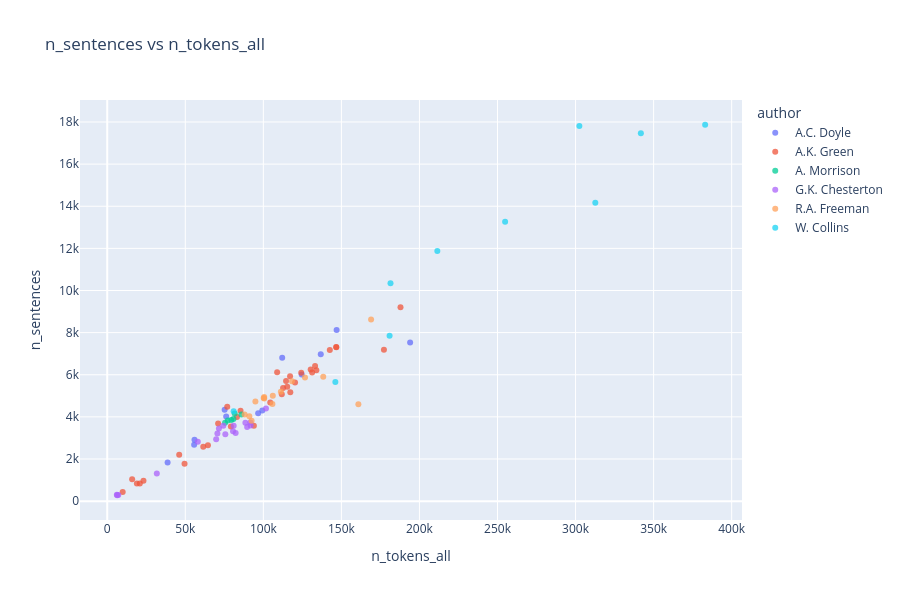
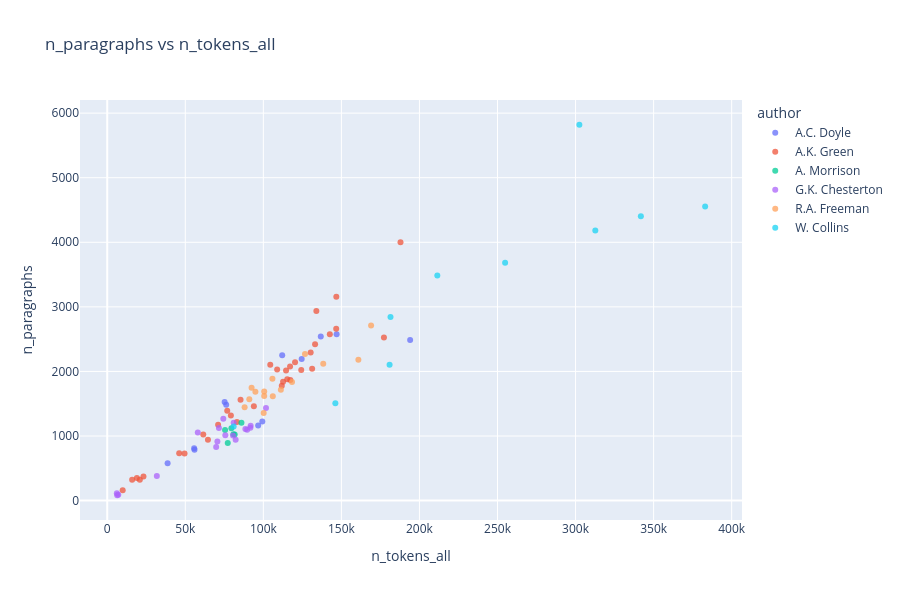
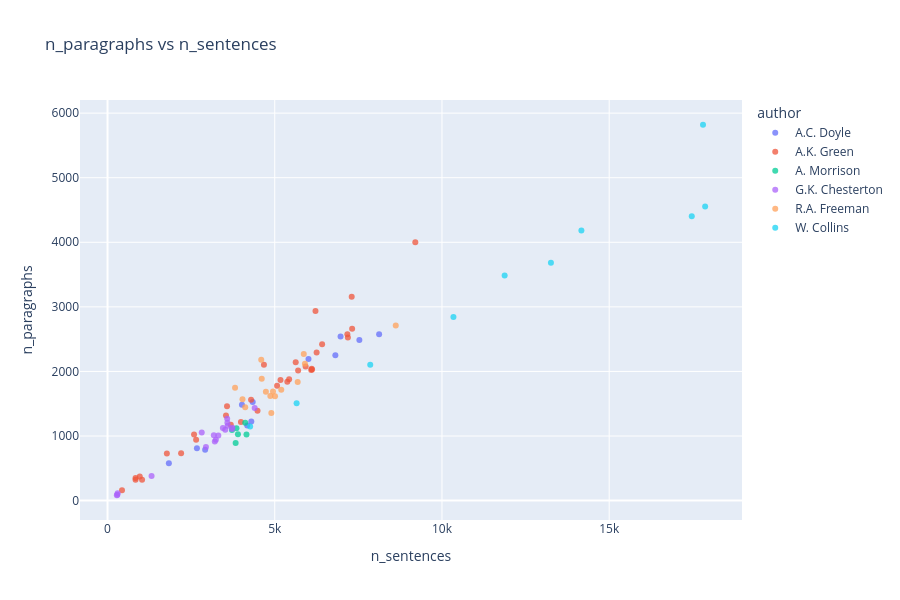
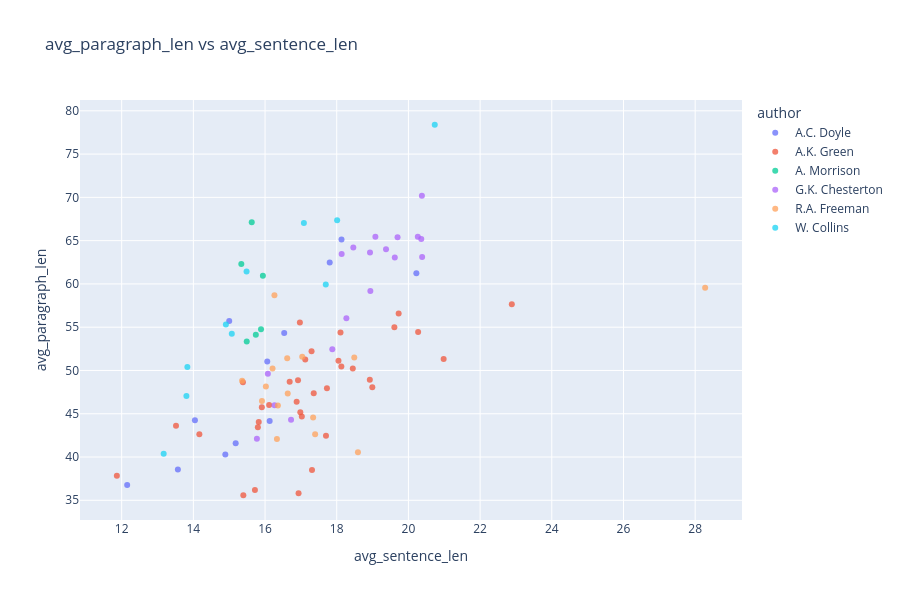

Notebook source saved alongside these figures, in order:
### Code cell
plot_scatter_list_plotly(
    data=df_corpus,
    scatter_pairs=scatter_pairs,
    hue="author",
    work_col="title",
)

### Figure 1 — Plotly figure (JSON) as saved in the notebook; plotly's stock layout.template omitted (floating-point values rounded to 4 significant figures)
{"data": [{"customdata": [["A.C. Doyle"], ["A.C. Doyle"], ["A.C. Doyle"], ["A.C. Doyle"], ["A.C. Doyle"], ["A.C. Doyle"], ["A.C. Doyle"], ["A.C. Doyle"], ["A.C. Doyle"], ["A.C. Doyle"], ["A.C. Doyle"], ["A.C. Doyle"]], "hovertemplate": "<b>%{hovertext}</b><br><br>author=%{customdata[0]}<br>n_tokens_all=%{x}<br>n_sentences=%{y}<extra></extra>", "hovertext": ["A Study in Scarlet", "Tales of Terror and Mystery", "The Adventures of Sherlock Holmes", "The case-book of Sherlock Holmes", "The Hound of the Baskervilles", "The Lost World", "The Memoirs of Sherlock Holmes", "The Poison Belt", "The Return of Sherlock Holmes", "The Sign of the Four", "The Valley of Fear", "The White Company"], "legendgroup": "A.C. Doyle", "marker": {"color": "#636efa", "opacity": 0.75, "symbol": "circle"}, "mode": "markers", "name": "A.C. Doyle", "orientation": "v", "showlegend": true, "type": "scatter", "x": [55675, 96679, 136785, 112079, 76206, 99337, 124549, 38663, 146929, 55891, 75208, 194038], "xaxis": "x", "y": [2673, 4177, 6968, 6812, 4019, 4299, 6009, 1834, 8121, 2919, 4341, 7530], "yaxis": "y"}, {"customdata": [["A.K. Green"], ["A.K. Green"], ["A.K. Green"], ["A.K. Green"], ["A.K. Green"], ["A.K. Green"], ["A.K. Green"], ["A.K. Green"], ["A.K. Green"], ["A.K. Green"], ["A.K. Green"], ["A.K. Green"], ["A.K. Green"], ["A.K. Green"], ["A.K. Green"], ["A.K. Green"], ["A.K. Green"], ["A.K. Green"], ["A.K. Green"], ["A.K. Green"], ["A.K. Green"], ["A.K. Green"], ["A.K. Green"], ["A.K. Green"], ["A.K. Green"], ["A.K. Green"], ["A.K. Green"], ["A.K. Green"], ["A.K. Green"], ["A.K. Green"], ["A.K. Green"], ["A.K. Green"], ["A.K. Green"], ["A.K. Green"]], "hovertemplate": "<b>%{hovertext}</b><br><br>author=%{customdata[0]}<br>n_tokens_all=%{x}<br>n_sentences=%{y}<extra></extra>", "hovertext": ["7 to 12: A Detective Story", "A Difficult Problem", "A Matter of Millions", "A Strange Disappearance", "Agatha Webb", "Behind Closed Doors", "Cynthia Wakeham's Money", "Dark Hollow", "Doctor Izard", "Hand and Ring", "Initials Only", "Lost Man's Lane", "Masterpieces of Mystery", "One of My Sons", "Room Number 3, and Other Detective Stories", "That Affair Next Door", "The Chief Legatee", "The Circular Study", "The Doctor, his Wife, and the Clock", "The Filigree Ball", "The Forsaken Inn", "The Golden Slipper and Other Problems for Violet Strange", "The House of the Whispering Pines", "The Leavenworth Case", "The Mill Mystery", "The Millionaire Baby", "The Mystery of the Hasty Arrow", "The Old Stone House and Other Stories", "The Step on the Stair ", "The Sword of Damocles", "The Woman in the Alcove", "Three Thousand Dollars", "To the Minute", "X Y Z: A Detective Story"], "legendgroup": "A.K. Green", "marker": {"color": "#EF553B", "opacity": 0.75, "symbol": "circle"}, "mode": "markers", "name": "A.K. Green", "orientation": "v", "showlegend": true, "type": "scatter", "x": [18984, 9897, 130318, 64513, 112636, 146667, 104432, 114547, 61513, 187862, 108845, 117276, 124275, 120301, 131264, 133957, 76862, 71025, 20881, 111815, 79191, 115295, 142584, 146744, 93929, 85393, 117112, 49515, 133138, 177251, 83087, 15957, 46093, 23210], "xaxis": "x", "y": [838, 433, 6252, 2649, 5376, 7314, 4677, 5699, 2587, 9203, 6116, 5172, 6091, 5627, 6103, 6218, 4485, 3686, 838, 5070, 3542, 5430, 7171, 7301, 3573, 4292, 5923, 1774, 6416, 7186, 3989, 1033, 2200, 964], "yaxis": "y"}, {"customdata": [["A. Morrison"], ["A. Morrison"], ["A. Morrison"], ["A. Morrison"], ["A. Morrison"], ["A. Morrison"]], "hovertemplate": "<b>%{hovertext}</b><br><br>author=%{customdata[0]}<br>n_tokens_all=%{x}<br>n_sentences=%{y}<extra></extra>", "hovertext": ["Adventures of Martin Hewit", "Chronicles of Martin Hewitt", "Martin Hewitt, Investigator", "The Dorrington Deed-Box", "The Red Triangle", "The Hole in the Wall"], "legendgroup": "A. Morrison", "marker": {"color": "#00cc96", "opacity": 0.75, "symbol": "circle"}, "mode": "markers", "name": "A. Morrison", "orientation": "v", "showlegend": true, "type": "scatter", "x": [81636, 79525, 75473, 77200, 80824, 85969], "xaxis": "x", "y": [4155, 3855, 3721, 3831, 3900, 4118], "yaxis": "y"}, {"customdata": [["G.K. Chesterton"], ["G.K. Chesterton"], ["G.K. Chesterton"], ["G.K. Chesterton"], ["G.K. Chesterton"], ["G.K. Chesterton"], ["G.K. Chesterton"], ["G.K. Chesterton"], ["G.K. Chesterton"], ["G.K. Chesterton"], ["G.K. Chesterton"], ["G.K. Chesterton"], ["G.K. Chesterton"], ["G.K. Chesterton"], ["G.K. Chesterton"], ["G.K. Chesterton"], ["G.K. Chesterton"], ["G.K. Chesterton"]], "hovertemplate": "<b>%{hovertext}</b><br><br>author=%{customdata[0]}<br>n_tokens_all=%{x}<br>n_sentences=%{y}<extra></extra>", "hovertext": ["Four Faultless Felons", "Manalive", "The Club of Queer Trades", "The Donnington Affair", "The Incredulity of Father Brown", "The innocence of Father Brown", "The Man Who Knew Too Much", "The Man Who Was Thursday: A Nightmare", "The Mask of Midas", "The Napoleon of Notting Hill", "The Paradoxes of Mr Pond", "The Poet and The Lunatics", "The Return of Don Quixote", "The Scandal of Father Brown", "The Secret of Father Brown", "The Trees of Pride", "The White Pillars Murder", "The Wisdom of Father Brown"], "legendgroup": "G.K. Chesterton", "marker": {"color": "#ab63fa", "opacity": 0.75, "symbol": "circle"}, "mode": "markers", "name": "G.K. Chesterton", "orientation": "v", "showlegend": true, "type": "scatter", "x": [88506, 70567, 58003, 6156, 89620, 101688, 75653, 74362, 7065, 71544, 69778, 82251, 91698, 80580, 80990, 31767, 6388, 91854], "xaxis": "x", "y": [3722, 3208, 2817, 302, 3520, 4400, 3178, 3578, 294, 3450, 2943, 3239, 3735, 3313, 3584, 1317, 279, 3595], "yaxis": "y"}, {"customdata": [["R.A. Freeman"], ["R.A. Freeman"], ["R.A. Freeman"], ["R.A. Freeman"], ["R.A. Freeman"], ["R.A. Freeman"], ["R.A. Freeman"], ["R.A. Freeman"], ["R.A. Freeman"], ["R.A. Freeman"], ["R.A. Freeman"], ["R.A. Freeman"], ["R.A. Freeman"], ["R.A. Freeman"], ["R.A. Freeman"]], "hovertemplate": "<b>%{hovertext}</b><br><br>author=%{customdata[0]}<br>n_tokens_all=%{x}<br>n_sentences=%{y}<extra></extra>", "hovertext": ["A silent witness", "As a thief in the night", "Dr. Thorndyke's Casebook", "Helen Vardon's confession", "John Thorndyke's Cases", "The D'Arblay Mystery", "The Exploits of Danby Croker", "The Eye of Osiris", "The golden pool", "The Magic Casket", "The Mystery of 31 New Inn", "The mystery of Angelina Frood", "The Red Thumb Mark", "The shadow of the Wolf", "The singing bone"], "legendgroup": "R.A. Freeman", "marker": {"color": "#FFA15A", "opacity": 0.75, "symbol": "circle"}, "mode": "markers", "name": "R.A. Freeman", "orientation": "v", "showlegend": true, "type": "scatter", "x": [138367, 111220, 88003, 169017, 105805, 106051, 94911, 126680, 160876, 100542, 100554, 118354, 92471, 100205, 91018], "xaxis": "x", "y": [5902, 5195, 4117, 8618, 4611, 5008, 4735, 5868, 4596, 4868, 4948, 5686, 3813, 4898, 4035], "yaxis": "y"}, {"customdata": [["W. Collins"], ["W. Collins"], ["W. Collins"], ["W. Collins"], ["W. Collins"], ["W. Collins"], ["W. Collins"], ["W. Collins"], ["W. Collins"], ["W. Collins"]], "hovertemplate": "<b>%{hovertext}</b><br><br>author=%{customdata[0]}<br>n_tokens_all=%{x}<br>n_sentences=%{y}<extra></extra>", "hovertext": ["Armadale", "Basil", "Man and Wife", "No Name", "Poor Miss Finch", "The Dead Secret", "The Haunted Hotel", "The Law and the Lady", "The Moonstone", "The Woman in White"], "legendgroup": "W. Collins", "marker": {"color": "#19d3f3", "opacity": 0.75, "symbol": "circle"}, "mode": "markers", "name": "W. Collins", "orientation": "v", "showlegend": true, "type": "scatter", "x": [383016, 146127, 302443, 341835, 211453, 180872, 80982, 181453, 254870, 312655], "xaxis": "x", "y": [17869, 5654, 17805, 17469, 11874, 7855, 4264, 10343, 13258, 14169], "yaxis": "y"}], "layout": {"height": 600, "legend": {"title": {"text": "author"}, "tracegroupgap": 0}, "title": {"text": "n_sentences vs n_tokens_all"}, "width": 900, "xaxis": {"anchor": "y", "domain": [0, 1], "title": {"text": "n_tokens_all"}}, "yaxis": {"anchor": "x", "domain": [0, 1], "title": {"text": "n_sentences"}}}}

### Figure 2 — Plotly figure (JSON) as saved in the notebook; plotly's stock layout.template omitted (floating-point values rounded to 4 significant figures)
{"data": [{"customdata": [["A.C. Doyle"], ["A.C. Doyle"], ["A.C. Doyle"], ["A.C. Doyle"], ["A.C. Doyle"], ["A.C. Doyle"], ["A.C. Doyle"], ["A.C. Doyle"], ["A.C. Doyle"], ["A.C. Doyle"], ["A.C. Doyle"], ["A.C. Doyle"]], "hovertemplate": "<b>%{hovertext}</b><br><br>author=%{customdata[0]}<br>n_tokens_all=%{x}<br>n_paragraphs=%{y}<extra></extra>", "hovertext": ["A Study in Scarlet", "Tales of Terror and Mystery", "The Adventures of Sherlock Holmes", "The case-book of Sherlock Holmes", "The Hound of the Baskervilles", "The Lost World", "The Memoirs of Sherlock Holmes", "The Poison Belt", "The Return of Sherlock Holmes", "The Sign of the Four", "The Valley of Fear", "The White Company"], "legendgroup": "A.C. Doyle", "marker": {"color": "#636efa", "opacity": 0.75, "symbol": "circle"}, "mode": "markers", "name": "A.C. Doyle", "orientation": "v", "showlegend": true, "type": "scatter", "x": [55675, 96679, 136785, 112079, 76206, 99337, 124549, 38663, 146929, 55891, 75208, 194038], "xaxis": "x", "y": [810, 1163, 2543, 2250, 1485, 1225, 2193, 577, 2575, 786, 1527, 2487], "yaxis": "y"}, {"customdata": [["A.K. Green"], ["A.K. Green"], ["A.K. Green"], ["A.K. Green"], ["A.K. Green"], ["A.K. Green"], ["A.K. Green"], ["A.K. Green"], ["A.K. Green"], ["A.K. Green"], ["A.K. Green"], ["A.K. Green"], ["A.K. Green"], ["A.K. Green"], ["A.K. Green"], ["A.K. Green"], ["A.K. Green"], ["A.K. Green"], ["A.K. Green"], ["A.K. Green"], ["A.K. Green"], ["A.K. Green"], ["A.K. Green"], ["A.K. Green"], ["A.K. Green"], ["A.K. Green"], ["A.K. Green"], ["A.K. Green"], ["A.K. Green"], ["A.K. Green"], ["A.K. Green"], ["A.K. Green"], ["A.K. Green"], ["A.K. Green"]], "hovertemplate": "<b>%{hovertext}</b><br><br>author=%{customdata[0]}<br>n_tokens_all=%{x}<br>n_paragraphs=%{y}<extra></extra>", "hovertext": ["7 to 12: A Detective Story", "A Difficult Problem", "A Matter of Millions", "A Strange Disappearance", "Agatha Webb", "Behind Closed Doors", "Cynthia Wakeham's Money", "Dark Hollow", "Doctor Izard", "Hand and Ring", "Initials Only", "Lost Man's Lane", "Masterpieces of Mystery", "One of My Sons", "Room Number 3, and Other Detective Stories", "That Affair Next Door", "The Chief Legatee", "The Circular Study", "The Doctor, his Wife, and the Clock", "The Filigree Ball", "The Forsaken Inn", "The Golden Slipper and Other Problems for Violet Strange", "The House of the Whispering Pines", "The Leavenworth Case", "The Mill Mystery", "The Millionaire Baby", "The Mystery of the Hasty Arrow", "The Old Stone House and Other Stories", "The Step on the Stair ", "The Sword of Damocles", "The Woman in the Alcove", "Three Thousand Dollars", "To the Minute", "X Y Z: A Detective Story"], "legendgroup": "A.K. Green", "marker": {"color": "#EF553B", "opacity": 0.75, "symbol": "circle"}, "mode": "markers", "name": "A.K. Green", "orientation": "v", "showlegend": true, "type": "scatter", "x": [18984, 9897, 130318, 64513, 112636, 146667, 104432, 114547, 61513, 187862, 108845, 117276, 124275, 120301, 131264, 133957, 76862, 71025, 20881, 111815, 79191, 115295, 142584, 146744, 93929, 85393, 117112, 49515, 133138, 177251, 83087, 15957, 46093, 23210], "xaxis": "x", "y": [350, 159, 2295, 944, 1840, 2663, 2103, 2013, 1022, 4000, 2032, 1868, 2023, 2144, 2041, 2936, 1390, 1175, 324, 1780, 1318, 1880, 2577, 3155, 1461, 1562, 2077, 730, 2420, 2527, 1219, 324, 732, 374], "yaxis": "y"}, {"customdata": [["A. Morrison"], ["A. Morrison"], ["A. Morrison"], ["A. Morrison"], ["A. Morrison"], ["A. Morrison"]], "hovertemplate": "<b>%{hovertext}</b><br><br>author=%{customdata[0]}<br>n_tokens_all=%{x}<br>n_paragraphs=%{y}<extra></extra>", "hovertext": ["Adventures of Martin Hewit", "Chronicles of Martin Hewitt", "Martin Hewitt, Investigator", "The Dorrington Deed-Box", "The Red Triangle", "The Hole in the Wall"], "legendgroup": "A. Morrison", "marker": {"color": "#00cc96", "opacity": 0.75, "symbol": "circle"}, "mode": "markers", "name": "A. Morrison", "orientation": "v", "showlegend": true, "type": "scatter", "x": [81636, 79525, 75473, 77200, 80824, 85969], "xaxis": "x", "y": [1023, 1119, 1093, 893, 1026, 1205], "yaxis": "y"}, {"customdata": [["G.K. Chesterton"], ["G.K. Chesterton"], ["G.K. Chesterton"], ["G.K. Chesterton"], ["G.K. Chesterton"], ["G.K. Chesterton"], ["G.K. Chesterton"], ["G.K. Chesterton"], ["G.K. Chesterton"], ["G.K. Chesterton"], ["G.K. Chesterton"], ["G.K. Chesterton"], ["G.K. Chesterton"], ["G.K. Chesterton"], ["G.K. Chesterton"], ["G.K. Chesterton"], ["G.K. Chesterton"], ["G.K. Chesterton"]], "hovertemplate": "<b>%{hovertext}</b><br><br>author=%{customdata[0]}<br>n_tokens_all=%{x}<br>n_paragraphs=%{y}<extra></extra>", "hovertext": ["Four Faultless Felons", "Manalive", "The Club of Queer Trades", "The Donnington Affair", "The Incredulity of Father Brown", "The innocence of Father Brown", "The Man Who Knew Too Much", "The Man Who Was Thursday: A Nightmare", "The Mask of Midas", "The Napoleon of Notting Hill", "The Paradoxes of Mr Pond", "The Poet and The Lunatics", "The Return of Don Quixote", "The Scandal of Father Brown", "The Secret of Father Brown", "The Trees of Pride", "The White Pillars Murder", "The Wisdom of Father Brown"], "legendgroup": "G.K. Chesterton", "marker": {"color": "#ab63fa", "opacity": 0.75, "symbol": "circle"}, "mode": "markers", "name": "G.K. Chesterton", "orientation": "v", "showlegend": true, "type": "scatter", "x": [88506, 70567, 58003, 6156, 89620, 101688, 75653, 74362, 7065, 71544, 69778, 82251, 91698, 80580, 80990, 31767, 6388, 91854], "xaxis": "x", "y": [1107, 917, 1054, 114, 1099, 1435, 1014, 1266, 91, 1125, 830, 941, 1128, 1009, 1207, 383, 83, 1161], "yaxis": "y"}, {"customdata": [["R.A. Freeman"], ["R.A. Freeman"], ["R.A. Freeman"], ["R.A. Freeman"], ["R.A. Freeman"], ["R.A. Freeman"], ["R.A. Freeman"], ["R.A. Freeman"], ["R.A. Freeman"], ["R.A. Freeman"], ["R.A. Freeman"], ["R.A. Freeman"], ["R.A. Freeman"], ["R.A. Freeman"], ["R.A. Freeman"]], "hovertemplate": "<b>%{hovertext}</b><br><br>author=%{customdata[0]}<br>n_tokens_all=%{x}<br>n_paragraphs=%{y}<extra></extra>", "hovertext": ["A silent witness", "As a thief in the night", "Dr. Thorndyke's Casebook", "Helen Vardon's confession", "John Thorndyke's Cases", "The D'Arblay Mystery", "The Exploits of Danby Croker", "The Eye of Osiris", "The golden pool", "The Magic Casket", "The Mystery of 31 New Inn", "The mystery of Angelina Frood", "The Red Thumb Mark", "The shadow of the Wolf", "The singing bone"], "legendgroup": "R.A. Freeman", "marker": {"color": "#FFA15A", "opacity": 0.75, "symbol": "circle"}, "mode": "markers", "name": "R.A. Freeman", "orientation": "v", "showlegend": true, "type": "scatter", "x": [138367, 111220, 88003, 169017, 105805, 106051, 94911, 126680, 160876, 100542, 100554, 118354, 92471, 100205, 91018], "xaxis": "x", "y": [2119, 1716, 1445, 2710, 1886, 1617, 1687, 2269, 2182, 1620, 1688, 1835, 1748, 1357, 1570], "yaxis": "y"}, {"customdata": [["W. Collins"], ["W. Collins"], ["W. Collins"], ["W. Collins"], ["W. Collins"], ["W. Collins"], ["W. Collins"], ["W. Collins"], ["W. Collins"], ["W. Collins"]], "hovertemplate": "<b>%{hovertext}</b><br><br>author=%{customdata[0]}<br>n_tokens_all=%{x}<br>n_paragraphs=%{y}<extra></extra>", "hovertext": ["Armadale", "Basil", "Man and Wife", "No Name", "Poor Miss Finch", "The Dead Secret", "The Haunted Hotel", "The Law and the Lady", "The Moonstone", "The Woman in White"], "legendgroup": "W. Collins", "marker": {"color": "#19d3f3", "opacity": 0.75, "symbol": "circle"}, "mode": "markers", "name": "W. Collins", "orientation": "v", "showlegend": true, "type": "scatter", "x": [383016, 146127, 302443, 341835, 211453, 180872, 80982, 181453, 254870, 312655], "xaxis": "x", "y": [4554, 1508, 5820, 4402, 3484, 2103, 1149, 2844, 3682, 4184], "yaxis": "y"}], "layout": {"height": 600, "legend": {"title": {"text": "author"}, "tracegroupgap": 0}, "title": {"text": "n_paragraphs vs n_tokens_all"}, "width": 900, "xaxis": {"anchor": "y", "domain": [0, 1], "title": {"text": "n_tokens_all"}}, "yaxis": {"anchor": "x", "domain": [0, 1], "title": {"text": "n_paragraphs"}}}}

### Figure 3 — Plotly figure (JSON) as saved in the notebook; plotly's stock layout.template omitted (floating-point values rounded to 4 significant figures)
{"data": [{"customdata": [["A.C. Doyle"], ["A.C. Doyle"], ["A.C. Doyle"], ["A.C. Doyle"], ["A.C. Doyle"], ["A.C. Doyle"], ["A.C. Doyle"], ["A.C. Doyle"], ["A.C. Doyle"], ["A.C. Doyle"], ["A.C. Doyle"], ["A.C. Doyle"]], "hovertemplate": "<b>%{hovertext}</b><br><br>author=%{customdata[0]}<br>n_sentences=%{x}<br>n_paragraphs=%{y}<extra></extra>", "hovertext": ["A Study in Scarlet", "Tales of Terror and Mystery", "The Adventures of Sherlock Holmes", "The case-book of Sherlock Holmes", "The Hound of the Baskervilles", "The Lost World", "The Memoirs of Sherlock Holmes", "The Poison Belt", "The Return of Sherlock Holmes", "The Sign of the Four", "The Valley of Fear", "The White Company"], "legendgroup": "A.C. Doyle", "marker": {"color": "#636efa", "opacity": 0.75, "symbol": "circle"}, "mode": "markers", "name": "A.C. Doyle", "orientation": "v", "showlegend": true, "type": "scatter", "x": [2673, 4177, 6968, 6812, 4019, 4299, 6009, 1834, 8121, 2919, 4341, 7530], "xaxis": "x", "y": [810, 1163, 2543, 2250, 1485, 1225, 2193, 577, 2575, 786, 1527, 2487], "yaxis": "y"}, {"customdata": [["A.K. Green"], ["A.K. Green"], ["A.K. Green"], ["A.K. Green"], ["A.K. Green"], ["A.K. Green"], ["A.K. Green"], ["A.K. Green"], ["A.K. Green"], ["A.K. Green"], ["A.K. Green"], ["A.K. Green"], ["A.K. Green"], ["A.K. Green"], ["A.K. Green"], ["A.K. Green"], ["A.K. Green"], ["A.K. Green"], ["A.K. Green"], ["A.K. Green"], ["A.K. Green"], ["A.K. Green"], ["A.K. Green"], ["A.K. Green"], ["A.K. Green"], ["A.K. Green"], ["A.K. Green"], ["A.K. Green"], ["A.K. Green"], ["A.K. Green"], ["A.K. Green"], ["A.K. Green"], ["A.K. Green"], ["A.K. Green"]], "hovertemplate": "<b>%{hovertext}</b><br><br>author=%{customdata[0]}<br>n_sentences=%{x}<br>n_paragraphs=%{y}<extra></extra>", "hovertext": ["7 to 12: A Detective Story", "A Difficult Problem", "A Matter of Millions", "A Strange Disappearance", "Agatha Webb", "Behind Closed Doors", "Cynthia Wakeham's Money", "Dark Hollow", "Doctor Izard", "Hand and Ring", "Initials Only", "Lost Man's Lane", "Masterpieces of Mystery", "One of My Sons", "Room Number 3, and Other Detective Stories", "That Affair Next Door", "The Chief Legatee", "The Circular Study", "The Doctor, his Wife, and the Clock", "The Filigree Ball", "The Forsaken Inn", "The Golden Slipper and Other Problems for Violet Strange", "The House of the Whispering Pines", "The Leavenworth Case", "The Mill Mystery", "The Millionaire Baby", "The Mystery of the Hasty Arrow", "The Old Stone House and Other Stories", "The Step on the Stair ", "The Sword of Damocles", "The Woman in the Alcove", "Three Thousand Dollars", "To the Minute", "X Y Z: A Detective Story"], "legendgroup": "A.K. Green", "marker": {"color": "#EF553B", "opacity": 0.75, "symbol": "circle"}, "mode": "markers", "name": "A.K. Green", "orientation": "v", "showlegend": true, "type": "scatter", "x": [838, 433, 6252, 2649, 5376, 7314, 4677, 5699, 2587, 9203, 6116, 5172, 6091, 5627, 6103, 6218, 4485, 3686, 838, 5070, 3542, 5430, 7171, 7301, 3573, 4292, 5923, 1774, 6416, 7186, 3989, 1033, 2200, 964], "xaxis": "x", "y": [350, 159, 2295, 944, 1840, 2663, 2103, 2013, 1022, 4000, 2032, 1868, 2023, 2144, 2041, 2936, 1390, 1175, 324, 1780, 1318, 1880, 2577, 3155, 1461, 1562, 2077, 730, 2420, 2527, 1219, 324, 732, 374], "yaxis": "y"}, {"customdata": [["A. Morrison"], ["A. Morrison"], ["A. Morrison"], ["A. Morrison"], ["A. Morrison"], ["A. Morrison"]], "hovertemplate": "<b>%{hovertext}</b><br><br>author=%{customdata[0]}<br>n_sentences=%{x}<br>n_paragraphs=%{y}<extra></extra>", "hovertext": ["Adventures of Martin Hewit", "Chronicles of Martin Hewitt", "Martin Hewitt, Investigator", "The Dorrington Deed-Box", "The Red Triangle", "The Hole in the Wall"], "legendgroup": "A. Morrison", "marker": {"color": "#00cc96", "opacity": 0.75, "symbol": "circle"}, "mode": "markers", "name": "A. Morrison", "orientation": "v", "showlegend": true, "type": "scatter", "x": [4155, 3855, 3721, 3831, 3900, 4118], "xaxis": "x", "y": [1023, 1119, 1093, 893, 1026, 1205], "yaxis": "y"}, {"customdata": [["G.K. Chesterton"], ["G.K. Chesterton"], ["G.K. Chesterton"], ["G.K. Chesterton"], ["G.K. Chesterton"], ["G.K. Chesterton"], ["G.K. Chesterton"], ["G.K. Chesterton"], ["G.K. Chesterton"], ["G.K. Chesterton"], ["G.K. Chesterton"], ["G.K. Chesterton"], ["G.K. Chesterton"], ["G.K. Chesterton"], ["G.K. Chesterton"], ["G.K. Chesterton"], ["G.K. Chesterton"], ["G.K. Chesterton"]], "hovertemplate": "<b>%{hovertext}</b><br><br>author=%{customdata[0]}<br>n_sentences=%{x}<br>n_paragraphs=%{y}<extra></extra>", "hovertext": ["Four Faultless Felons", "Manalive", "The Club of Queer Trades", "The Donnington Affair", "The Incredulity of Father Brown", "The innocence of Father Brown", "The Man Who Knew Too Much", "The Man Who Was Thursday: A Nightmare", "The Mask of Midas", "The Napoleon of Notting Hill", "The Paradoxes of Mr Pond", "The Poet and The Lunatics", "The Return of Don Quixote", "The Scandal of Father Brown", "The Secret of Father Brown", "The Trees of Pride", "The White Pillars Murder", "The Wisdom of Father Brown"], "legendgroup": "G.K. Chesterton", "marker": {"color": "#ab63fa", "opacity": 0.75, "symbol": "circle"}, "mode": "markers", "name": "G.K. Chesterton", "orientation": "v", "showlegend": true, "type": "scatter", "x": [3722, 3208, 2817, 302, 3520, 4400, 3178, 3578, 294, 3450, 2943, 3239, 3735, 3313, 3584, 1317, 279, 3595], "xaxis": "x", "y": [1107, 917, 1054, 114, 1099, 1435, 1014, 1266, 91, 1125, 830, 941, 1128, 1009, 1207, 383, 83, 1161], "yaxis": "y"}, {"customdata": [["R.A. Freeman"], ["R.A. Freeman"], ["R.A. Freeman"], ["R.A. Freeman"], ["R.A. Freeman"], ["R.A. Freeman"], ["R.A. Freeman"], ["R.A. Freeman"], ["R.A. Freeman"], ["R.A. Freeman"], ["R.A. Freeman"], ["R.A. Freeman"], ["R.A. Freeman"], ["R.A. Freeman"], ["R.A. Freeman"]], "hovertemplate": "<b>%{hovertext}</b><br><br>author=%{customdata[0]}<br>n_sentences=%{x}<br>n_paragraphs=%{y}<extra></extra>", "hovertext": ["A silent witness", "As a thief in the night", "Dr. Thorndyke's Casebook", "Helen Vardon's confession", "John Thorndyke's Cases", "The D'Arblay Mystery", "The Exploits of Danby Croker", "The Eye of Osiris", "The golden pool", "The Magic Casket", "The Mystery of 31 New Inn", "The mystery of Angelina Frood", "The Red Thumb Mark", "The shadow of the Wolf", "The singing bone"], "legendgroup": "R.A. Freeman", "marker": {"color": "#FFA15A", "opacity": 0.75, "symbol": "circle"}, "mode": "markers", "name": "R.A. Freeman", "orientation": "v", "showlegend": true, "type": "scatter", "x": [5902, 5195, 4117, 8618, 4611, 5008, 4735, 5868, 4596, 4868, 4948, 5686, 3813, 4898, 4035], "xaxis": "x", "y": [2119, 1716, 1445, 2710, 1886, 1617, 1687, 2269, 2182, 1620, 1688, 1835, 1748, 1357, 1570], "yaxis": "y"}, {"customdata": [["W. Collins"], ["W. Collins"], ["W. Collins"], ["W. Collins"], ["W. Collins"], ["W. Collins"], ["W. Collins"], ["W. Collins"], ["W. Collins"], ["W. Collins"]], "hovertemplate": "<b>%{hovertext}</b><br><br>author=%{customdata[0]}<br>n_sentences=%{x}<br>n_paragraphs=%{y}<extra></extra>", "hovertext": ["Armadale", "Basil", "Man and Wife", "No Name", "Poor Miss Finch", "The Dead Secret", "The Haunted Hotel", "The Law and the Lady", "The Moonstone", "The Woman in White"], "legendgroup": "W. Collins", "marker": {"color": "#19d3f3", "opacity": 0.75, "symbol": "circle"}, "mode": "markers", "name": "W. Collins", "orientation": "v", "showlegend": true, "type": "scatter", "x": [17869, 5654, 17805, 17469, 11874, 7855, 4264, 10343, 13258, 14169], "xaxis": "x", "y": [4554, 1508, 5820, 4402, 3484, 2103, 1149, 2844, 3682, 4184], "yaxis": "y"}], "layout": {"height": 600, "legend": {"title": {"text": "author"}, "tracegroupgap": 0}, "title": {"text": "n_paragraphs vs n_sentences"}, "width": 900, "xaxis": {"anchor": "y", "domain": [0, 1], "title": {"text": "n_sentences"}}, "yaxis": {"anchor": "x", "domain": [0, 1], "title": {"text": "n_paragraphs"}}}}

### Figure 4 — Plotly figure (JSON) as saved in the notebook; plotly's stock layout.template omitted (floating-point values rounded to 4 significant figures)
{"data": [{"customdata": [["A.C. Doyle"], ["A.C. Doyle"], ["A.C. Doyle"], ["A.C. Doyle"], ["A.C. Doyle"], ["A.C. Doyle"], ["A.C. Doyle"], ["A.C. Doyle"], ["A.C. Doyle"], ["A.C. Doyle"], ["A.C. Doyle"], ["A.C. Doyle"]], "hovertemplate": "<b>%{hovertext}</b><br><br>author=%{customdata[0]}<br>avg_sentence_len=%{x}<br>avg_paragraph_len=%{y}<extra></extra>", "hovertext": ["A Study in Scarlet", "Tales of Terror and Mystery", "The Adventures of Sherlock Holmes", "The case-book of Sherlock Holmes", "The Hound of the Baskervilles", "The Lost World", "The Memoirs of Sherlock Holmes", "The Poison Belt", "The Return of Sherlock Holmes", "The Sign of the Four", "The Valley of Fear", "The White Company"], "legendgroup": "A.C. Doyle", "marker": {"color": "#636efa", "opacity": 0.75, "symbol": "circle"}, "mode": "markers", "name": "A.C. Doyle", "orientation": "v", "showlegend": true, "type": "scatter", "x": [16.53, 18.13, 15.18, 12.15, 14.89, 17.8, 16.13, 16.06, 14.04, 15.0, 13.57, 20.22], "xaxis": "x", "y": [54.32, 65.13, 41.59, 36.76, 40.3, 62.48, 44.15, 51.02, 44.25, 55.71, 38.56, 61.23], "yaxis": "y"}, {"customdata": [["A.K. Green"], ["A.K. Green"], ["A.K. Green"], ["A.K. Green"], ["A.K. Green"], ["A.K. Green"], ["A.K. Green"], ["A.K. Green"], ["A.K. Green"], ["A.K. Green"], ["A.K. Green"], ["A.K. Green"], ["A.K. Green"], ["A.K. Green"], ["A.K. Green"], ["A.K. Green"], ["A.K. Green"], ["A.K. Green"], ["A.K. Green"], ["A.K. Green"], ["A.K. Green"], ["A.K. Green"], ["A.K. Green"], ["A.K. Green"], ["A.K. Green"], ["A.K. Green"], ["A.K. Green"], ["A.K. Green"], ["A.K. Green"], ["A.K. Green"], ["A.K. Green"], ["A.K. Green"], ["A.K. Green"], ["A.K. Green"]], "hovertemplate": "<b>%{hovertext}</b><br><br>author=%{customdata[0]}<br>avg_sentence_len=%{x}<br>avg_paragraph_len=%{y}<extra></extra>", "hovertext": ["7 to 12: A Detective Story", "A Difficult Problem", "A Matter of Millions", "A Strange Disappearance", "Agatha Webb", "Behind Closed Doors", "Cynthia Wakeham's Money", "Dark Hollow", "Doctor Izard", "Hand and Ring", "Initials Only", "Lost Man's Lane", "Masterpieces of Mystery", "One of My Sons", "Room Number 3, and Other Detective Stories", "That Affair Next Door", "The Chief Legatee", "The Circular Study", "The Doctor, his Wife, and the Clock", "The Filigree Ball", "The Forsaken Inn", "The Golden Slipper and Other Problems for Violet Strange", "The House of the Whispering Pines", "The Leavenworth Case", "The Mill Mystery", "The Millionaire Baby", "The Mystery of the Hasty Arrow", "The Old Stone House and Other Stories", "The Step on the Stair ", "The Sword of Damocles", "The Woman in the Alcove", "Three Thousand Dollars", "To the Minute", "X Y Z: A Detective Story"], "legendgroup": "A.K. Green", "marker": {"color": "#EF553B", "opacity": 0.75, "symbol": "circle"}, "mode": "markers", "name": "A.K. Green", "orientation": "v", "showlegend": true, "type": "scatter", "x": [17.7, 18.45, 17.36, 19.61, 16.69, 16.88, 17.31, 16.11, 18.99, 15.72, 14.17, 18.13, 17.3, 17.03, 17.12, 16.94, 13.52, 15.38, 20.27, 18.05, 17.73, 16.92, 15.82, 15.39, 20.98, 15.8, 15.91, 22.88, 16.98, 19.73, 16.97, 11.87, 18.11, 18.92], "xaxis": "x", "y": [42.45, 50.24, 47.37, 54.99, 48.69, 46.38, 38.49, 46.01, 48.08, 36.18, 42.64, 50.45, 52.22, 44.69, 51.26, 35.82, 43.61, 48.65, 54.43, 51.13, 47.95, 48.87, 44.04, 35.58, 51.34, 43.43, 45.75, 57.66, 45.17, 56.59, 55.54, 37.83, 54.39, 48.94], "yaxis": "y"}, {"customdata": [["A. Morrison"], ["A. Morrison"], ["A. Morrison"], ["A. Morrison"], ["A. Morrison"], ["A. Morrison"]], "hovertemplate": "<b>%{hovertext}</b><br><br>author=%{customdata[0]}<br>avg_sentence_len=%{x}<br>avg_paragraph_len=%{y}<extra></extra>", "hovertext": ["Adventures of Martin Hewit", "Chronicles of Martin Hewitt", "Martin Hewitt, Investigator", "The Dorrington Deed-Box", "The Red Triangle", "The Hole in the Wall"], "legendgroup": "A. Morrison", "marker": {"color": "#00cc96", "opacity": 0.75, "symbol": "circle"}, "mode": "markers", "name": "A. Morrison", "orientation": "v", "showlegend": true, "type": "scatter", "x": [15.34, 15.89, 15.49, 15.63, 15.94, 15.74], "xaxis": "x", "y": [62.3, 54.75, 53.34, 67.13, 60.94, 54.14], "yaxis": "y"}, {"customdata": [["G.K. Chesterton"], ["G.K. Chesterton"], ["G.K. Chesterton"], ["G.K. Chesterton"], ["G.K. Chesterton"], ["G.K. Chesterton"], ["G.K. Chesterton"], ["G.K. Chesterton"], ["G.K. Chesterton"], ["G.K. Chesterton"], ["G.K. Chesterton"], ["G.K. Chesterton"], ["G.K. Chesterton"], ["G.K. Chesterton"], ["G.K. Chesterton"], ["G.K. Chesterton"], ["G.K. Chesterton"], ["G.K. Chesterton"]], "hovertemplate": "<b>%{hovertext}</b><br><br>author=%{customdata[0]}<br>avg_sentence_len=%{x}<br>avg_paragraph_len=%{y}<extra></extra>", "hovertext": ["Four Faultless Felons", "Manalive", "The Club of Queer Trades", "The Donnington Affair", "The Incredulity of Father Brown", "The innocence of Father Brown", "The Man Who Knew Too Much", "The Man Who Was Thursday: A Nightmare", "The Mask of Midas", "The Napoleon of Notting Hill", "The Paradoxes of Mr Pond", "The Poet and The Lunatics", "The Return of Don Quixote", "The Scandal of Father Brown", "The Secret of Father Brown", "The Trees of Pride", "The White Pillars Murder", "The Wisdom of Father Brown"], "legendgroup": "G.K. Chesterton", "marker": {"color": "#ab63fa", "opacity": 0.75, "symbol": "circle"}, "mode": "markers", "name": "G.K. Chesterton", "orientation": "v", "showlegend": true, "type": "scatter", "x": [19.38, 18.14, 15.77, 16.73, 20.36, 18.27, 18.94, 16.27, 20.26, 16.08, 18.46, 20.38, 19.7, 19.62, 17.88, 19.08, 18.93, 20.38], "xaxis": "x", "y": [64.01, 63.45, 42.13, 44.31, 65.19, 56.04, 59.18, 45.97, 65.46, 49.63, 64.2, 70.19, 65.38, 63.06, 52.46, 65.45, 63.63, 63.12], "yaxis": "y"}, {"customdata": [["R.A. Freeman"], ["R.A. Freeman"], ["R.A. Freeman"], ["R.A. Freeman"], ["R.A. Freeman"], ["R.A. Freeman"], ["R.A. Freeman"], ["R.A. Freeman"], ["R.A. Freeman"], ["R.A. Freeman"], ["R.A. Freeman"], ["R.A. Freeman"], ["R.A. Freeman"], ["R.A. Freeman"], ["R.A. Freeman"]], "hovertemplate": "<b>%{hovertext}</b><br><br>author=%{customdata[0]}<br>avg_sentence_len=%{x}<br>avg_paragraph_len=%{y}<extra></extra>", "hovertext": ["A silent witness", "As a thief in the night", "Dr. Thorndyke's Casebook", "Helen Vardon's confession", "John Thorndyke's Cases", "The D'Arblay Mystery", "The Exploits of Danby Croker", "The Eye of Osiris", "The golden pool", "The Magic Casket", "The Mystery of 31 New Inn", "The mystery of Angelina Frood", "The Red Thumb Mark", "The shadow of the Wolf", "The singing bone"], "legendgroup": "R.A. Freeman", "marker": {"color": "#FFA15A", "opacity": 0.75, "symbol": "circle"}, "mode": "markers", "name": "R.A. Freeman", "orientation": "v", "showlegend": true, "type": "scatter", "x": [18.49, 17.04, 16.63, 15.36, 17.4, 16.62, 16.36, 16.33, 28.28, 16.02, 15.91, 16.21, 18.59, 16.26, 17.34], "xaxis": "x", "y": [51.5, 51.58, 47.35, 48.82, 42.64, 51.42, 45.94, 42.08, 59.55, 48.15, 46.49, 50.23, 40.55, 58.7, 44.57], "yaxis": "y"}, {"customdata": [["W. Collins"], ["W. Collins"], ["W. Collins"], ["W. Collins"], ["W. Collins"], ["W. Collins"], ["W. Collins"], ["W. Collins"], ["W. Collins"], ["W. Collins"]], "hovertemplate": "<b>%{hovertext}</b><br><br>author=%{customdata[0]}<br>avg_sentence_len=%{x}<br>avg_paragraph_len=%{y}<extra></extra>", "hovertext": ["Armadale", "Basil", "Man and Wife", "No Name", "Poor Miss Finch", "The Dead Secret", "The Haunted Hotel", "The Law and the Lady", "The Moonstone", "The Woman in White"], "legendgroup": "W. Collins", "marker": {"color": "#19d3f3", "opacity": 0.75, "symbol": "circle"}, "mode": "markers", "name": "W. Collins", "orientation": "v", "showlegend": true, "type": "scatter", "x": [17.08, 20.73, 13.17, 15.48, 13.81, 18.01, 14.91, 13.83, 15.07, 17.69], "xaxis": "x", "y": [67.03, 78.39, 40.38, 61.43, 47.05, 67.36, 55.32, 50.4, 54.25, 59.94], "yaxis": "y"}], "layout": {"height": 600, "legend": {"title": {"text": "author"}, "tracegroupgap": 0}, "title": {"text": "avg_paragraph_len vs avg_sentence_len"}, "width": 900, "xaxis": {"anchor": "y", "domain": [0, 1], "title": {"text": "avg_sentence_len"}}, "yaxis": {"anchor": "x", "domain": [0, 1], "title": {"text": "avg_paragraph_len"}}}}
